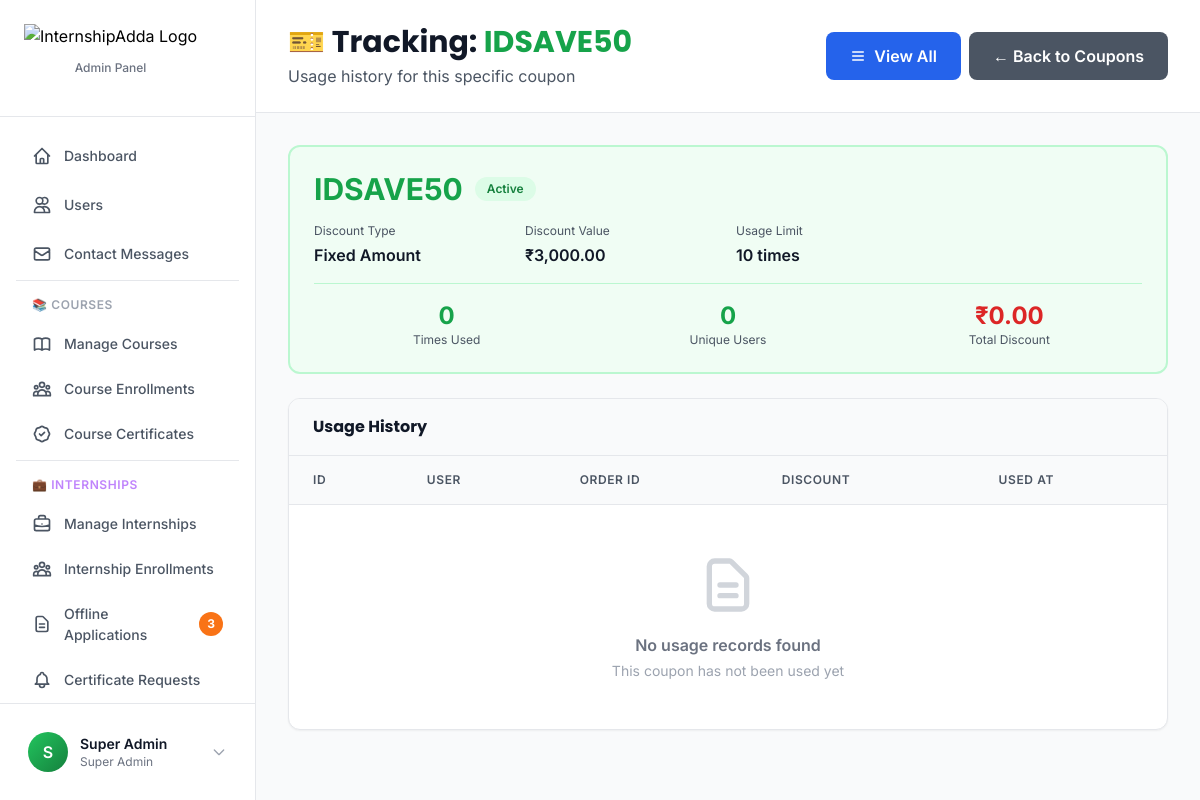
Page /app/views/admin/coupons/tracking.php?coupon_id=11 (signed in) on the committed database.
### tables this page shows
CREATE TABLE `users` (
  `id` int(10) UNSIGNED NOT NULL,
  `email` varchar(255) NOT NULL,
  `referral_code` varchar(20) DEFAULT NULL,
  `referred_by_code` varchar(20) DEFAULT NULL,
  `mobile` varchar(15) DEFAULT NULL,
  `password` varchar(255) NOT NULL,
  `name` varchar(255) NOT NULL,
  `avatar` varchar(255) DEFAULT NULL,
  `role` enum('admin','manager','learner') DEFAULT 'learner',
  `status` enum('active','suspended','banned') DEFAULT 'active',
  `email_verified` tinyint(1) DEFAULT 0,
  `email_verification_token` varchar(100) DEFAULT NULL,
  `email_verification_expires` datetime DEFAULT NULL,
  `verification_token` varchar(255) DEFAULT NULL,
  `reset_token` varchar(255) DEFAULT NULL,
  `reset_token_expires` datetime DEFAULT NULL,
  `last_login` datetime DEFAULT NULL,
  `created_at` timestamp NULL DEFAULT current_timestamp(),
  `updated_at` timestamp NULL DEFAULT current_timestamp() ON UPDATE current_timestamp()
);

CREATE TABLE `coupons` (
  `id` int(11) NOT NULL,
  `code` varchar(50) NOT NULL,
  `discount_type` enum('percentage','fixed') DEFAULT 'percentage',
  `discount_value` decimal(10,2) NOT NULL,
  `min_purchase` decimal(10,2) DEFAULT 0.00,
  `max_discount` decimal(10,2) DEFAULT NULL,
  `usage_limit` int(11) DEFAULT NULL,
  `used_count` int(11) DEFAULT 0,
  `valid_from` datetime DEFAULT current_timestamp(),
  `valid_until` datetime DEFAULT NULL,
  `is_active` tinyint(1) DEFAULT 1,
  `is_referral_coupon` tinyint(1) DEFAULT 0,
  `generated_by_user_id` int(10) UNSIGNED DEFAULT NULL,
  `points_redeemed` int(11) DEFAULT NULL,
  `created_by` int(11) DEFAULT NULL,
  `created_at` timestamp NULL DEFAULT current_timestamp(),
  `updated_at` timestamp NULL DEFAULT current_timestamp() ON UPDATE current_timestamp()
);

### app/views/admin/coupons/tracking.php (the view, shortened to what the rows shown need)
<?php
$dbConfig = require __DIR__ . '/../../../config/database.php';
$dsn = sprintf("mysql:host=%s;port=%s;dbname=%s;charset=%s",
    $dbConfig['host'],
    $dbConfig['port'],
    $dbConfig['database'],
    $dbConfig['charset']
);
try {
    $db = new PDO($dsn, $dbConfig['username'], $dbConfig['password'], $dbConfig['options']);
    $db->setAttribute(PDO::ATTR_ERRMODE, PDO::ERRMODE_EXCEPTION);
} catch (PDOException $e) {
    die("Database Error: " . $e->getMessage());
}
spl_autoload_register(function ($class) {
    $paths = [
        __DIR__ . '/../../../core/' . $class . '.php',
        __DIR__ . '/../../../models/' . $class . '.php',
        __DIR__ . '/../../../controllers/' . $class . '.php',
    ];
    foreach ($paths as $path) {
        if (file_exists($path)) {
            return;
        }
    }
});
$auth = new Auth($db);
$auth->requireAdmin();
$filterCoupon = $_GET['coupon_id'] ?? '';
$dateFrom = $_GET['date_from'] ?? '';
$dateTo = $_GET['date_to'] ?? '';
$isDirectLink = !empty($filterCoupon) && empty($dateFrom) && empty($dateTo) && !isset($_GET['filtered']);
$selectedCoupon = null;
if ($isDirectLink && !empty($filterCoupon)) {
    $couponStmt = $db->prepare("SELECT * FROM coupons WHERE id = ?");
    $couponStmt->execute([$filterCoupon]);
    $selectedCoupon = $couponStmt->fetch();
}
$statsQuery = "
    SELECT
        COALESCE(COUNT(*), 0) as total_uses,
        COALESCE(COUNT(DISTINCT user_id), 0) as unique_users,
        COALESCE(COUNT(DISTINCT coupon_id), 0) as coupons_used,
        COALESCE(SUM(discount_amount), 0) as total_discount_given
    FROM coupon_usage
    WHERE 1=1
";
$statsParams = [];
if (!empty($filterCoupon)) {
    $statsQuery .= " AND coupon_id = ?";
    $statsParams[] = $filterCoupon;
}
$statsStmt = $db->prepare($statsQuery);
$statsStmt->execute($statsParams);
$stats = $statsStmt->fetch();
$stats['total_uses'] = (int)($stats['total_uses'] ?? 0);
$stats['unique_users'] = (int)($stats['unique_users'] ?? 0);
$stats['coupons_used'] = (int)($stats['coupons_used'] ?? 0);
$stats['total_discount_given'] = (float)($stats['total_discount_given'] ?? 0);
function safeText($text) {
    return htmlspecialchars_decode($text, ENT_QUOTES);
}
?>
<!DOCTYPE html>
<html lang="en">
<head>
    <script src="https://cdn.tailwindcss.com"></script>
</head>
<body class="bg-gray-50">
<?php include __DIR__ . '/../../components/sidebar-admin.php'; ?>
<div class="lg:ml-64 min-h-screen">
    <header class="bg-white border-b border-gray-200 sticky top-0 z-30">
        <div class="px-4 sm:px-6 lg:px-8 py-4 sm:py-6">
            <div class="flex flex-col sm:flex-row items-start sm:items-center justify-between gap-4">
                <div>
                    <?php if ($isDirectLink && $selectedCoupon): ?>
                        <h1 class="text-2xl sm:text-3xl font-bold text-gray-900">
                            🎫 Tracking: <span class="text-primary-600"><?php echo safeText($selectedCoupon['code']); ?></span>
                        </h1>
                        <p class="text-gray-600 mt-1 text-sm sm:text-base">Usage history for this specific coupon</p>
                    <?php else: ?>
                        <h1 class="text-2xl sm:text-3xl font-bold text-gray-900">🎫 Coupon Usage Tracking</h1>
                        <p class="text-gray-600 mt-1 text-sm sm:text-base">Monitor coupon usage and discount analytics</p>
                    <?php endif; ?>
                </div>
            </div>
        </div>
    </header>
    <main class="p-4 sm:p-6 lg:p-8">
        <?php if ($isDirectLink && $selectedCoupon): ?>
            <div class="bg-gradient-to-br from-primary-50 to-green-50 rounded-xl border-2 border-primary-200 p-6 mb-6">
                <div class="flex items-start justify-between">
                    <div class="flex-1">
                        <div class="flex items-center gap-3 mb-4">
                            <span class="text-3xl font-bold text-primary-600"><?php echo safeText($selectedCoupon['code']); ?></span>
                            <span class="px-3 py-1 rounded-full text-xs font-semibold <?php echo $selectedCoupon['is_active'] ? 'bg-green-100 text-green-700' : 'bg-gray-100 text-gray-600'; ?>">
                                <?php echo $selectedCoupon['is_active'] ? 'Active' : 'Inactive'; ?>
                            </span>
                        </div>
                        <div class="grid grid-cols-2 md:grid-cols-4 gap-4 mb-4">
                            <div>
                                <p class="text-xs text-gray-600 mb-1">Discount Type</p>
                                <p class="font-semibold text-gray-900">
                                    <?php echo $selectedCoupon['discount_type'] === 'percentage' ? 'Percentage' : 'Fixed Amount'; ?>
                                </p>
                            </div>
                            <div>
                                <p class="text-xs text-gray-600 mb-1">Discount Value</p>
                                <p class="font-semibold text-gray-900">
                                    <?php echo $selectedCoupon['discount_type'] === 'percentage' ? $selectedCoupon['discount_value'] . '%' : '₹' . number_format($selectedCoupon['discount_value'], 2); ?>
                                </p>
                            </div>
                            <?php if ($selectedCoupon['usage_limit'] > 0): ?>
                            <div>
                                <p class="text-xs text-gray-600 mb-1">Usage Limit</p>
                                <p class="font-semibold text-gray-900"><?php echo $selectedCoupon['usage_limit']; ?> times</p>
                            </div>
                            <?php endif; ?>
                        </div>
                        <div class="grid grid-cols-3 gap-4 pt-4 border-t border-primary-200">
                            <div class="text-center">
                                <p class="text-2xl font-bold text-primary-600"><?php echo number_format($stats['total_uses']); ?></p>
                                <p class="text-xs text-gray-600">Times Used</p>
                            </div>
                            <div class="text-center">
                                <p class="text-2xl font-bold text-green-600"><?php echo number_format($stats['unique_users']); ?></p>
                                <p class="text-xs text-gray-600">Unique Users</p>
                            </div>
                            <div class="text-center">
                                <p class="text-2xl font-bold text-red-600">₹<?php echo number_format($stats['total_discount_given'], 2); ?></p>
                                <p class="text-xs text-gray-600">Total Discount</p>
                            </div>
                        </div>
                    </div>
                </div>
            </div>
        <?php endif; ?>
        <div class="bg-white rounded-xl border border-gray-200 overflow-hidden shadow-sm">
            <div class="overflow-x-auto">
                <table class="w-full">
                    <thead class="bg-gray-50 border-b border-gray-200">
                        <tr>
                            <th class="px-3 sm:px-6 py-3 sm:py-4 text-left text-xs font-semibold text-gray-600 uppercase tracking-wider">ID</th>
                            <th class="px-3 sm:px-6 py-3 sm:py-4 text-left text-xs font-semibold text-gray-600 uppercase tracking-wider">USER</th>
                            <th class="px-3 sm:px-6 py-3 sm:py-4 text-left text-xs font-semibold text-gray-600 uppercase tracking-wider hidden sm:table-cell">ORDER ID</th>
                            <th class="px-3 sm:px-6 py-3 sm:py-4 text-left text-xs font-semibold text-gray-600 uppercase tracking-wider">DISCOUNT</th>
                            <th class="px-3 sm:px-6 py-3 sm:py-4 text-left text-xs font-semibold text-gray-600 uppercase tracking-wider hidden lg:table-cell">USED AT</th>
                        </tr>
                    </thead>
                </table>
            </div>
        </div>
    </main>
</div>
</body>
</html>

### app/views/components/sidebar-admin.php (shortened to what the rows shown need)
<?php
$currentUser = $auth->user();
?>
<aside class="fixed left-0 top-0 h-full w-64 bg-white border-r border-gray-200 z-40" id="adminSidebar">
    <div class="flex flex-col h-full">
        <div class="p-4 border-t border-gray-200">
            <div class="flex items-center gap-3 p-3 rounded-lg hover:bg-gray-50 transition-colors cursor-pointer" onclick="toggleProfileMenu()">
                <div class="w-10 h-10 bg-gradient-to-br from-primary-500 to-primary-700 rounded-full flex items-center justify-center text-white font-semibold">
                    <?php echo strtoupper(substr($currentUser['name'], 0, 1)); ?>
                </div>
                <div class="flex-1 min-w-0">
                    <p class="text-sm font-semibold text-gray-900 truncate"><?php echo htmlspecialchars($currentUser['name']); ?></p>
                    <p class="text-xs text-gray-500">Super Admin</p>
                </div>
                <svg class="w-4 h-4 text-gray-400" fill="none" stroke="currentColor" viewBox="0 0 24 24">
                    <path stroke-linecap="round" stroke-linejoin="round" stroke-width="2" d="M19 9l-7 7-7-7"></path>
                </svg>
            </div>
        </div>
    </div>
</aside>

### rows in the picture
users: name "S", name "Super Admin"
coupons: code "IDSAVE50", discount_value "3,000.00", usage_limit "10"

### other values in the picture
$pendingCount "3"
$stats['total_uses'] "0"
$stats['unique_users'] "0"
$stats['total_discount_given'] "0.00"
